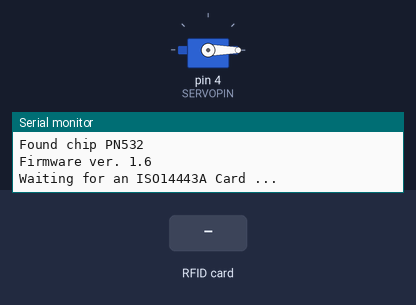
A sketch run on a simulated Arduino Uno, built with avr-gcc and run on an emulated ATmega328P. Parts: servo, the last lines printed to the serial monitor. The inputs (shaded band) are chosen by the test bench.

Above: at 1.3 s.
1.4 s: RFID card 5E 7A 19 C4 held to the reader
At 2.1 s:
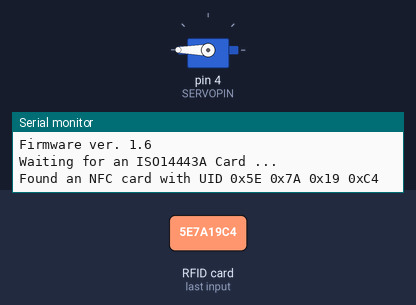
At 3.7 s:
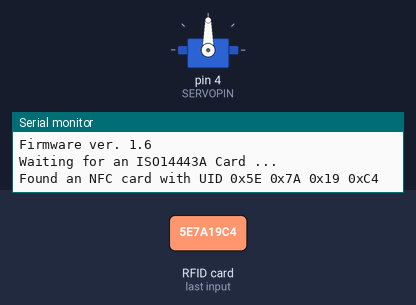
Timing chart, 0 to 12.9 s (numbered marks = the images above; inputs shaded):
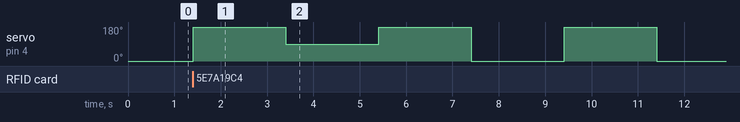

Measured:
- after the input at 1.4 s, servo on pin 4 (SERVOPIN): 0° → 180° at once, → 90° 2.0 s later, → 180° 2.0 s later, → 0° 2.0 s later, … (6 changes in this stretch)

The sketch:

nfc_gumball_machine.ino
```cpp
#include <Servo.h>
#include <Wire.h>
#include <SPI.h>
#include <Adafruit_PN532.h>

#define SERVOPIN 4

#define SERVO_ZERO 0
#define SERVO_START 90
#define SERVO_END 180

#define PN532_IRQ   (2) //Use these for the shield
#define PN532_RESET (3)

Adafruit_PN532 nfc(PN532_IRQ, PN532_RESET); //I2C connected shield

Servo gumballServo;

const int servo_sequence[6] = {SERVO_END, SERVO_START, SERVO_END, SERVO_ZERO, SERVO_END, SERVO_ZERO};

void setup() {
  Serial.begin(115200);
  nfc.begin();
  uint32_t versiondata = nfc.getFirmwareVersion();
  if (! versiondata) {
    Serial.print("Didn't find PN53x board");
    while (1); // halt
  }
  // Got ok data, print it out!
  Serial.print("Found chip PN5"); Serial.println((versiondata>>24) & 0xFF, HEX);
  Serial.print("Firmware ver. "); Serial.print((versiondata>>16) & 0xFF, DEC);
  Serial.print('.'); Serial.println((versiondata>>8) & 0xFF, DEC);

  // configure board to read RFID tags
  nfc.SAMConfig();

  Serial.println("Waiting for an ISO14443A Card ...");
  gumballServo.attach(SERVOPIN);
  gumballServo.write(SERVO_ZERO);
  delay(100);
  gumballServo.detach();

}

void loop() {
  uint8_t success;
  uint8_t uid[] = { 0, 0, 0, 0, 0, 0, 0 };  // Buffer to store the returned UID
  uint8_t uidLength;

  success = nfc.readPassiveTargetID(PN532_MIFARE_ISO14443A, uid, &uidLength);

  if (success) {
    Serial.print("Found an NFC card with UID ");nfc.PrintHex(uid, uidLength);Serial.println("");
    doSomething();
    delay(3000);
  }
}

void doSomething(){ //Put what you want to do once an NFC chip is detected here
  dispense();
}

void dispense(){
  gumballServo.attach(SERVOPIN);
  for(int i=0;i<6;i++){
    gumballServo.write(servo_sequence[i]);
    delay(2000);
  }
  gumballServo.detach();
}
```
